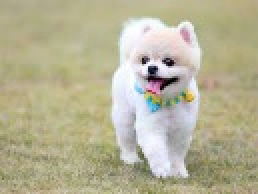
#> input picture 图像特效/small.jpg, 129 x 97 px (shown 2 times larger)
$ jupyter execute '油画特效.ipynb'
#> lines starting #> are read from the running program, lines starting #| are printed output that depends on the picture
[cell 1]
#油画特效
#先将图片进行灰度处理得到灰度图
#将灰度图 0-255 分成 8个等级段 [1,8]
#将图片进行分块，本例中分成 8 * 8的块，然后统计每块中的每个像素灰度值对应的灰度等级段
#
import cv2
import numpy as np

src = cv2.imread('small.jpg', 1)
#> src is the input picture: shape (97, 129, 3); mean B, G, R 149.4, 177.8, 182.3
cv2.imshow('src', src)
height = src.shape[0]
#> height = 97
width = src.shape[1]
#> width = 129
gray = cv2.cvtColor(src, cv2.COLOR_BGR2GRAY)
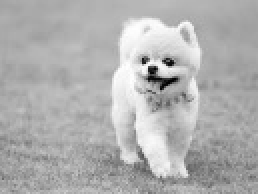
#> gray: shape (97, 129) (shown 2 times larger); min 1, max 254, mean 175.9
dst = np.zeros(src.shape, np.uint8)
for i in range(4, height - 4):
    for j in range(4, width - 4):
        array1 = np.zeros(8, np.uint8)
        for m in range(-4, 4):
            for n in range(-4, 4):
                p1 = int(gray[i + m, j + n] / 32)
                array1[p1] = array1[p1] + 1 # 统计灰度值等级
        currentMax = array1[0]
        l = 0
        for k in range(0, 8):
            if array1[k] > currentMax:
                currentMax = array1[k]
                l = k
        for m in range(-4, 4):
            for n in range(-4 , 4):
                if gray[i + m, j + n] >= l * 32 and gray[i + m, j + n] <= (l + 1) * 32:
                    (b, g, r) = src[i + m, j + n]
        dst[i, j] = (b, g, r)
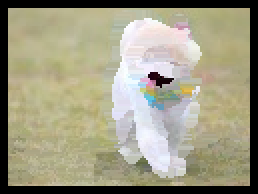
#> dst: shape (97, 129, 3) (shown 2 times larger); mean B, G, R 131.6, 155.3, 158.8
cv2.imshow('dst', dst)
cv2.waitKey(0)

[cell 2]
import cv2
img = cv2.imread('dog.jpg', 1)
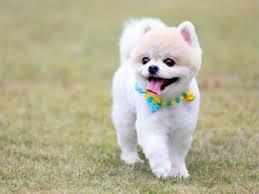
#> input picture 图像特效/dog.jpg, 259 x 194 px
#> img is the input picture: shape (194, 259, 3); mean B, G, R 149.5, 177.8, 182.3
imgInfo = img.shape
#> imgInfo = (194, 259, 3)
height = imgInfo[0]
#> height = 194
width = imgInfo[1]
#> width = 259
dstHeight = int(height*0.5)
#> dstHeight = 97
dstWidth = int(width*0.5)
#> dstWidth = 129
dst = cv2.resize(img, (dstWidth, dstHeight))
cv2.imwrite('small.jpg', dst)
print('end')
